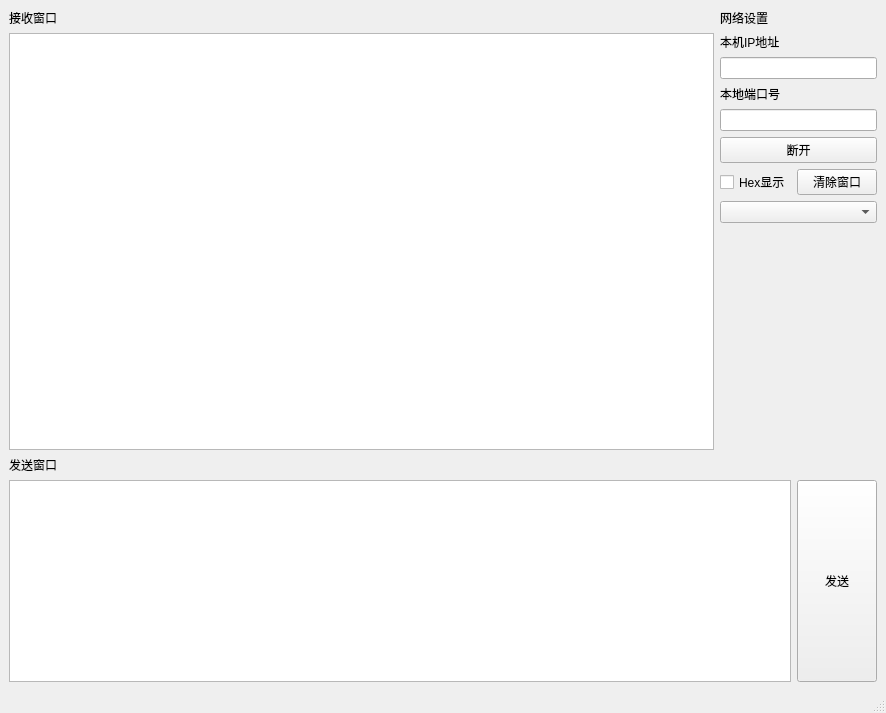
<?xml version="1.0" encoding="UTF-8"?>
<ui version="4.0">
 <class>tcpserver</class>
 <widget class="QMainWindow" name="tcpserver">
  <property name="geometry">
   <rect>
    <x>0</x>
    <y>0</y>
    <width>886</width>
    <height>713</height>
   </rect>
  </property>
  <property name="windowTitle">
   <string>MainWindow</string>
  </property>
  <widget class="QWidget" name="centralwidget">
   <layout class="QGridLayout" name="gridLayout" columnstretch="4,0">
    <item row="0" column="0" rowspan="2">
     <layout class="QVBoxLayout" name="verticalLayout_2">
      <item>
       <widget class="QLabel" name="label">
        <property name="text">
         <string>接收窗口</string>
        </property>
       </widget>
      </item>
      <item>
       <widget class="QPlainTextEdit" name="plainTextEditRecv"/>
      </item>
     </layout>
    </item>
    <item row="0" column="1">
     <layout class="QVBoxLayout" name="verticalLayout">
      <item>
       <widget class="QLabel" name="label_3">
        <property name="text">
         <string>网络设置</string>
        </property>
       </widget>
      </item>
      <item>
       <widget class="QLabel" name="label_4">
        <property name="text">
         <string>本机IP地址</string>
        </property>
       </widget>
      </item>
      <item>
       <widget class="QLineEdit" name="lineEditIP"/>
      </item>
      <item>
       <widget class="QLabel" name="label_5">
        <property name="text">
         <string>本地端口号</string>
        </property>
       </widget>
      </item>
      <item>
       <widget class="QLineEdit" name="lineEditPort"/>
      </item>
      <item>
       <widget class="QPushButton" name="pushButtonDisconnect">
        <property name="text">
         <string>断开</string>
        </property>
       </widget>
      </item>
      <item>
       <layout class="QHBoxLayout" name="horizontalLayout">
        <item>
         <widget class="QCheckBox" name="checkBoxHexDisplay">
          <property name="text">
           <string>Hex显示</string>
          </property>
         </widget>
        </item>
        <item>
         <widget class="QPushButton" name="pushButtonClearWindow">
          <property name="text">
           <string>清除窗口</string>
          </property>
         </widget>
        </item>
       </layout>
      </item>
      <item>
       <widget class="QComboBox" name="comboBox"/>
      </item>
     </layout>
    </item>
    <item row="1" column="1">
     <spacer name="verticalSpacer">
      <property name="orientation">
       <enum>Qt::Vertical</enum>
      </property>
      <property name="sizeHint" stdset="0">
       <size>
        <width>20</width>
        <height>222</height>
       </size>
      </property>
     </spacer>
    </item>
    <item row="2" column="0" colspan="2">
     <layout class="QVBoxLayout" name="verticalLayout_3">
      <item>
       <widget class="QLabel" name="label_2">
        <property name="text">
         <string>发送窗口</string>
        </property>
       </widget>
      </item>
      <item>
       <layout class="QHBoxLayout" name="horizontalLayout_2">
        <item>
         <widget class="QPlainTextEdit" name="plainTextEditSend"/>
        </item>
        <item>
         <widget class="QPushButton" name="pushButtonSend">
          <property name="sizePolicy">
           <sizepolicy hsizetype="Minimum" vsizetype="Expanding">
            <horstretch>0</horstretch>
            <verstretch>0</verstretch>
           </sizepolicy>
          </property>
          <property name="text">
           <string>发送</string>
          </property>
         </widget>
        </item>
       </layout>
      </item>
     </layout>
    </item>
   </layout>
  </widget>
  <widget class="QMenuBar" name="menubar">
   <property name="geometry">
    <rect>
     <x>0</x>
     <y>0</y>
     <width>886</width>
     <height>25</height>
    </rect>
   </property>
  </widget>
  <widget class="QStatusBar" name="statusbar"/>
 </widget>
 <tabstops>
  <tabstop>lineEditIP</tabstop>
  <tabstop>lineEditPort</tabstop>
  <tabstop>checkBoxHexDisplay</tabstop>
  <tabstop>comboBox</tabstop>
  <tabstop>pushButtonDisconnect</tabstop>
  <tabstop>pushButtonClearWindow</tabstop>
  <tabstop>plainTextEditSend</tabstop>
  <tabstop>plainTextEditRecv</tabstop>
 </tabstops>
 <resources/>
 <connections/>
</ui>
